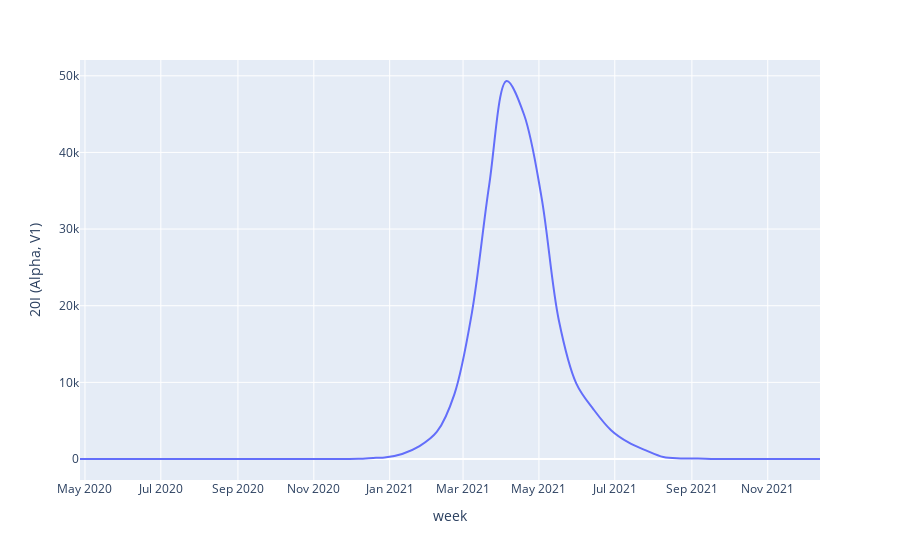

Write notebook code for a chart like this one.
### Markdown cell above
### Graph of Alpha over time

### Code cell
fig = px.line(data_frame=variants, x="week", y="20I (Alpha, V1)", line_shape="spline")
fig.show()

### Figure 1 — Plotly figure (JSON) as saved in the notebook; plotly's stock layout.template omitted (floating-point values rounded to 4 significant figures)
{"data": [{"hovertemplate": "week=%{x}<br>20I (Alpha, V1)=%{y}<extra></extra>", "legendgroup": "", "line": {"color": "#636efa", "dash": "solid", "shape": "spline"}, "marker": {"symbol": "circle"}, "mode": "lines", "name": "", "orientation": "v", "showlegend": false, "type": "scatter", "x": ["2020-04-27T00:00:00", "2020-05-11T00:00:00", "2020-05-25T00:00:00", "2020-06-08T00:00:00", "2020-06-22T00:00:00", "2020-07-06T00:00:00", "2020-07-20T00:00:00", "2020-08-03T00:00:00", "2020-08-17T00:00:00", "2020-08-31T00:00:00", "2020-09-14T00:00:00", "2020-09-28T00:00:00", "2020-10-12T00:00:00", "2020-10-26T00:00:00", "2020-11-09T00:00:00", "2020-11-23T00:00:00", "2020-12-07T00:00:00", "2020-12-21T00:00:00", "2020-12-28T00:00:00", "2021-01-11T00:00:00", "2021-01-25T00:00:00", "2021-02-08T00:00:00", "2021-02-22T00:00:00", "2021-03-08T00:00:00", "2021-03-22T00:00:00", "2021-04-05T00:00:00", "2021-04-19T00:00:00", "2021-05-03T00:00:00", "2021-05-17T00:00:00", "2021-05-31T00:00:00", "2021-06-14T00:00:00", "2021-06-28T00:00:00", "2021-07-12T00:00:00", "2021-07-26T00:00:00", "2021-08-09T00:00:00", "2021-08-23T00:00:00", "2021-09-06T00:00:00", "2021-09-20T00:00:00", "2021-10-04T00:00:00", "2021-10-18T00:00:00", "2021-11-01T00:00:00", "2021-11-15T00:00:00", "2021-11-29T00:00:00", "2021-12-13T00:00:00"], "xaxis": "x", "y": [0, 0, 0, 0, 0, 0, 0, 0, 0, 0, 0, 0, 4, 8, 6, 5, 18, 162, 195, 662, 1681, 3559, 8441, 18974, 35736, 49320, 44950, 34243, 18097, 9861, 6449, 3757, 2158, 1127, 259, 78, 51, 4, 7, 5, 3, 1, 4, 1], "yaxis": "y"}], "layout": {"legend": {"tracegroupgap": 0}, "margin": {"t": 60}, "xaxis": {"anchor": "y", "domain": [0, 1], "title": {"text": "week"}}, "yaxis": {"anchor": "x", "domain": [0, 1], "title": {"text": "20I (Alpha, V1)"}}}}
